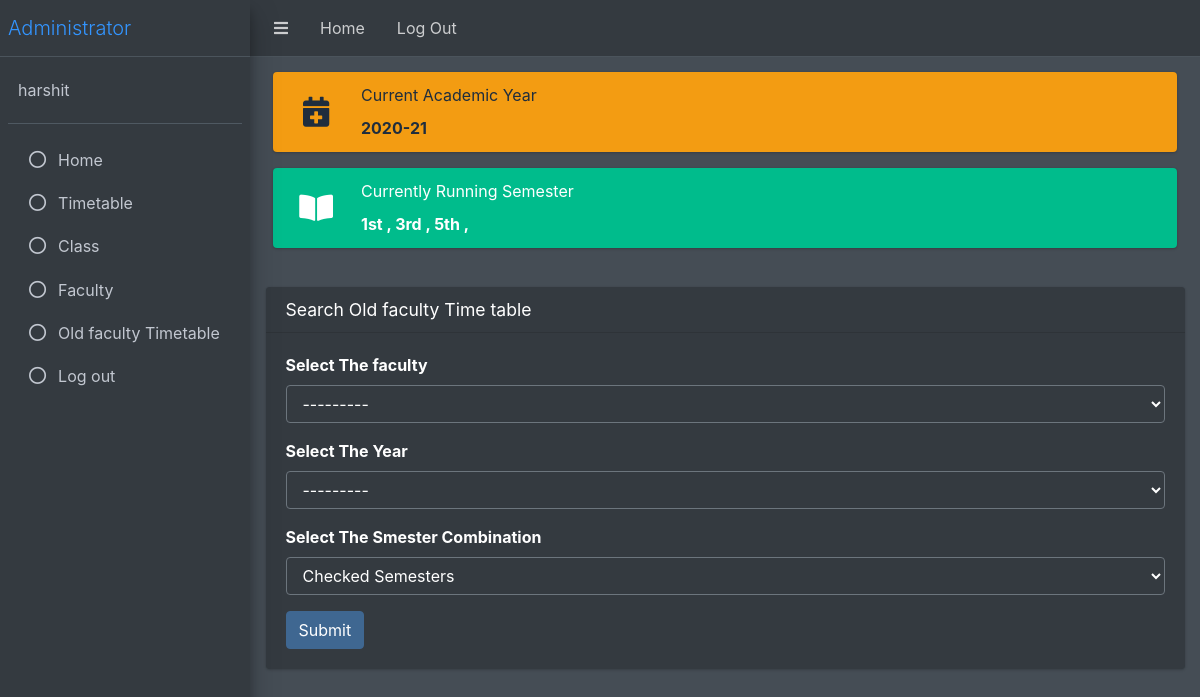
Page /Search_old_faculty_timetable (signed in) on the committed database.
### webapp/models.py (models this page shows, shortened)
class year(models.Model):
    academic_year = models.CharField(max_length=100, default="2019-20", verbose_name="Academic Year")
    show = models.BooleanField(verbose_name="Tick if this is the current year")
    def __str__(self):
        return str(self.academic_year)

class sem(models.Model):
    semester = models.CharField(max_length=100, choices=SEM_CHOICES, default='1st', null=True,
                                verbose_name="Choose Semester")
    show1 = models.BooleanField(verbose_name="Tick if this is the current going semester")

### webapp/views.py (the view)
# urls.py: path('Search_old_faculty_timetable', check_old, name="old_timetable"),
@login_required(login_url='/Login_User')
def check_old(request):
    if request.method == "POST":
        sfrm = findlast_form(request.POST)
        if sfrm.is_valid():
            a = request.POST['Year']
            b = request.POST['faculty']
            c = request.POST['Sem']
            bi = faculty.objects.get(id=b)
            ai = year.objects.get(id=a)
            matrix = [[' ' for i in range(10)] for j in range(len(DAYS_CHOICES))]
            for k, l in enumerate(DAYS_CHOICES):
                t = 0
                for j in range(10):
                    if j == 0:
                        matrix[k][0] = l[0]
                    else:
                        try:
                            if c == TICK_CHOICES[0][0]:
                                matrix[k][j] = table2.objects.get(Q(faculty_name1=b) | Q(faculty_name2=b),
                                                                  choose__academic_year1=a, choose__sem1__show1=True,
                                                                  day=l[0], time=TIME_CHOICES[t][0])
                            else:
                                matrix[k][j] = table2.objects.get(Q(faculty_name1=b) | Q(faculty_name2=b),
                                                                  choose__academic_year1=a, choose__sem1__show1=False,
                                                                  day=l[0], time=TIME_CHOICES[t][0])
                        except table2.DoesNotExist:
                            pass
                        t = t + 1
            tg = TIME_CHOICES
            s = sem.objects.all()
            a = year.objects.all()
            return render(request, 'old_faculty_Timetable.html',
                          context={'matrix': matrix, 'bi': bi, 'tg': tg, 'ai': ai, 's': s, 'a': a})
        else:
            messages.error(request, "Not Found anything")
            sfrm = findlast_form()
            s = sem.objects.all()
            a = year.objects.all()
            return render(request, 'Search_old_faculty_timetable.html', context={'sfrm': sfrm, 's': s, 'a': a})
    else:
        sfrm = findlast_form()
        s = sem.objects.all()
        a = year.objects.all()
        return render(request, 'Search_old_faculty_timetable.html', context={'sfrm': sfrm, 's': s, 'a': a})

### webapp/forms.py
class findlast_form(forms.Form):
    fields = ('faculty', 'Year', 'Sem')
    faculty = forms.ModelChoiceField(queryset=faculty.objects.all(),
                                     widget=forms.Select(attrs={'class': "form-control", 'placeholder': "Choose",
                                                                }), required=True)
    Year = forms.ModelChoiceField(queryset=year.objects.all(),
                                  widget=forms.Select(attrs={'class': "form-control", 'placeholder': "Choose",
                                                             }), required=True)
    Sem = forms.ChoiceField(choices=TICK_CHOICES,
                            widget=forms.Select(attrs={'class': "form-control", 'placeholder': "Choose",
                                                       }), required=True)

### webapp/models.py (called while the page is built)
    def __str__(self):
        return str(self.faculty_name)

### webapp/templates/Search_old_faculty_timetable.html (shortened to what this page needs)
   {% extends "Admin-Panel.html" %} {% load static %} {% block content %}
<div class="content-wrapper">
            <div class="content-header">
                <div class="container-fluid">
                    <div class="col-md-12">
                        <div class="info-box mb-3 bg-warning">
                            <span class="info-box-icon"><i class="fas fa-calendar-plus"></i></span>
                            <div class="info-box-content">
                                <span class="info-box-text">Current Academic Year</span>
                                {% for f in a %}
                                {% if f.show == True %}
                                <span class="info-box-number">{{ f.academic_year }}</span>
                                {% endif %}
                                {% endfor %}
                            </div>
                        </div>
                        <div class="info-box mb-3 bg-success">
                            <span class="info-box-icon"><i class="fa fa-book-open"></i></span>
                            <div class="info-box-content">
                                <span class="info-box-text">Currently Running Semester</span>
                                <span class="info-box-number">{% for d in s %} {% if d.show1 == True %}{{ d.semester }} , {% endif %}{% endfor %} </span>
                            </div>
                        </div>
                    </div>
                </div>
            </div>
            <section class="content">
                <div class="container-fluid">
                    <div class="row">
                        <div class="col-md-12">
                            <div class="card">
                                <div class="card-header">
                                    <h5 class="card-title">Search Old faculty Time table</h5>
                                </div>
                                <div class="card-body">
                                    <div class="row">
                                        <div class="col-md-12">
                                            <form action="" method="post">
 <div class="form-group">
    <label for="id_faculty">Select The faculty</label>
   {{ sfrm.faculty }}
  </div>
        <div class="form-group">
    <label for="id_Year">Select The Year</label>
   {{ sfrm.Year }}
  </div>
                                                    <div class="form-group">
    <label for="id_Sem">Select The Smester Combination</label>
   {{ sfrm.Sem }}
  </div>
 <button class="btn btn-primary" type="submit">Submit</button>
                                            </form>
                                        </div>
                                    </div>
                                </div>
                            </div>
                        </div>
                    </div>
                </div>
        </div>
   {% endblock %}

### webapp/templates/Admin-Panel.html (shortened to what this page needs)
{% load static %}
    <!DOCTYPE html>
<html lang="en">
<head>
    <link rel="stylesheet" href="https://cdnjs.cloudflare.com/ajax/libs/font-awesome/5.15.3/css/all.min.css" />
    <link rel="stylesheet" href="{% static  'dataTables.bootstrap4.min.css' %} ">
    <link rel="stylesheet" href="{% static  'responsive.bootstrap4.min.css' %} ">
    <link rel="stylesheet" href="{% static  'buttons.bootstrap4.min.css' %}">
    <link rel="stylesheet" href="{% static  'adminlte.min.css' %} ">
    <link rel="stylesheet" href="{% static  'all.min.css' %} ">
    <link rel="stylesheet" href="{% static  'OverlayScrollbars.min.css' %} ">
</head>
<body class="hold-transition dark-mode sidebar-mini layout-fixed layout-navbar-fixed layout-footer-fixed">
    <div class="wrapper">
        <nav class="main-header navbar navbar-expand navbar-dark">
            <ul class="navbar-nav">
                <li class="nav-item">
                    <a class="nav-link" data-widget="pushmenu" href="#" role="button"><i class="fas fa-bars"></i></a>
                </li>
                <li class="nav-item d-none d-sm-inline-block">
                    <a href="/Admin-Panel" class="nav-link">Home</a>
                </li>
                <li class="nav-item d-none d-sm-inline-block">
                    <a href="/Logout_User/" class="nav-link">Log Out</a>
                </li>
            </ul>
        </nav>
        <aside class="main-sidebar sidebar-dark-primary elevation-4">
            <a href="/Admin-Panel" class="brand-link">
                <span class="brand-text font-weight-light">Administrator</span>
            </a>
            <div class="sidebar">
                <div class="user-panel mt-3 pb-3 mb-3 d-flex">
                    <div class="info">
                        <a href="/Add_User" class="d-block"> {{request.user}}</a>
                    </div>
                </div>
                <nav class="mt-2">
                    <ul class="nav nav-pills nav-sidebar flex-column" data-widget="treeview" role="menu" data-accordion="false">
                        <li class="nav-item menu-open">
                            <ul class="nav nav-treeview">
                                <li class="nav-item">
                                    <a href="/Admin-Panel" class="nav-link">
                                        <i class="far fa-circle nav-icon"></i>
                                        <p>Home</p>
                                    </a>
                                </li>
                                <li class="nav-item">
                                    <a href="/Create_Class" class="nav-link">
                                        <i class="far fa-circle nav-icon"></i>
                                        <p>Timetable</p>
                                    </a>
                                </li>
                                <li class="nav-item">
                                    <a href="/Create_Class" class="nav-link ">
                                        <i class="far fa-circle nav-icon"></i>
                                        <p>Class</p>
                                    </a>
                                </li>
                                <li class="nav-item">
                                    <a href="/Create_Faculty" class="nav-link">
                                        <i class="far fa-circle nav-icon"></i>
                                        <p>Faculty</p>
                                    </a>
                                </li>
                                <li class="nav-item">
                                    <a href="/Search_old_faculty_timetable" class="nav-link">
                                        <i class="far fa-circle nav-icon"></i>
                                        <p>Old faculty Timetable</p>
                                    </a>
                                </li>
                                <li class="nav-item">
                                    <a href="/Logout_User/" class="nav-link">
                                        <i class="far fa-circle nav-icon"></i>
                                        <p>Log out</p>
                                    </a>
                                </li>
                            </ul>
                        </li>
                </nav>
            </div>
        </aside>
{% block content %}{% endblock %}
</body>
</html>

### rows in the picture
year: academic_year "2020-21"
sem: semester "1st"
sem: semester "3rd"
sem: semester "5th"

### other values in the picture
{{ request.user }} "harshit"
